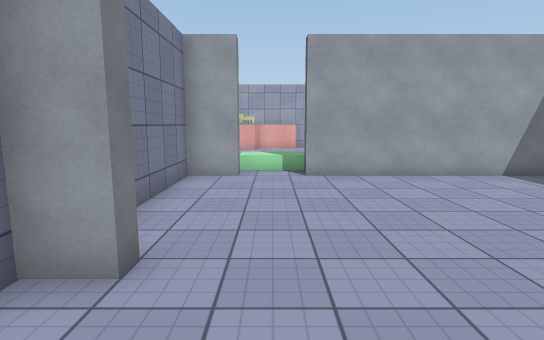
view 1 (above)

16 first-person views from a walk through a 3-D level made in the Unity game engine. The camera is 1.5 m above the floor, tilts 8° down and sees 80° across. The floor is counted in squares, 1 m on a side. Each view is taken from the middle of a square. On the plan, view 1 faces up. The plan holds only what a view shows up to about 15 squares ahead; the rest is blank. The place goes on beyond the plan. Surface patterns are stand-ins for the level's own textures.

view 2
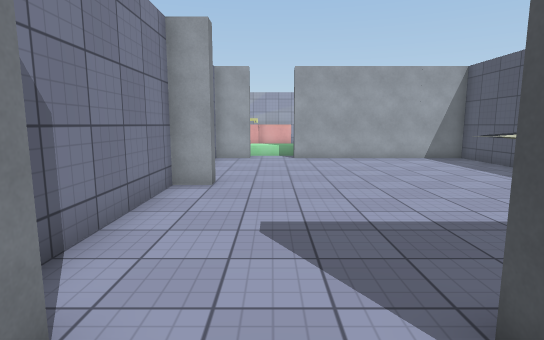

view 3
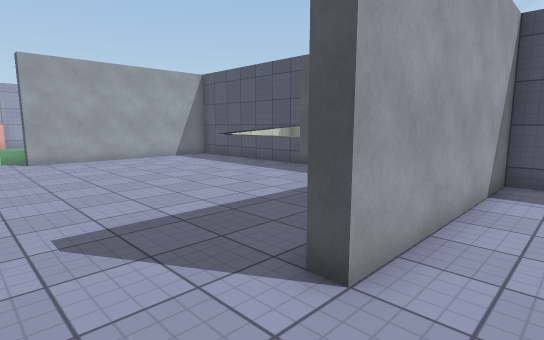

view 4
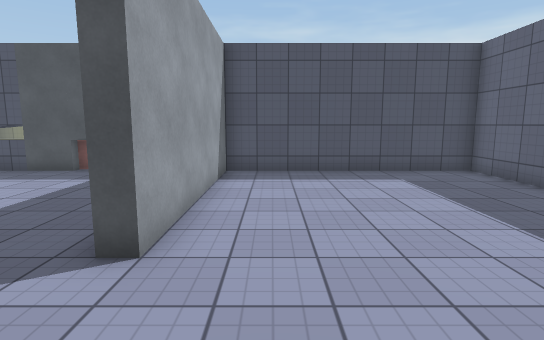

view 5
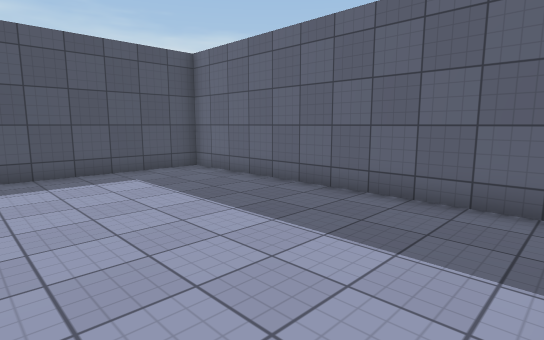

view 6
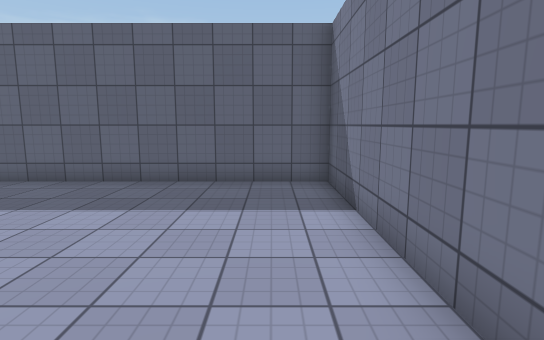

view 7
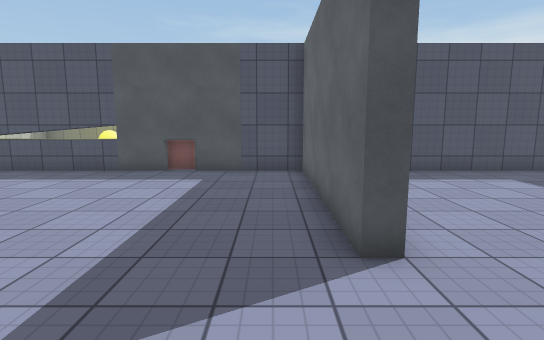

view 8
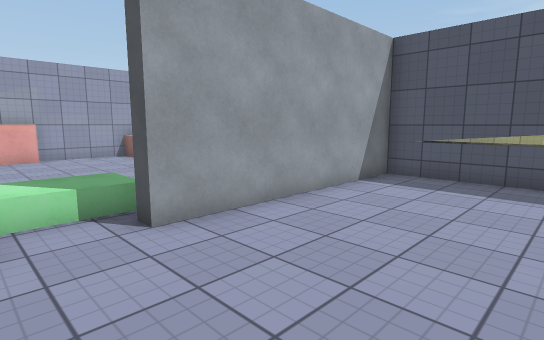

view 9
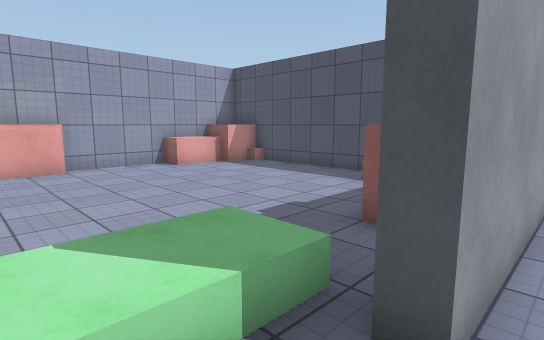

view 10
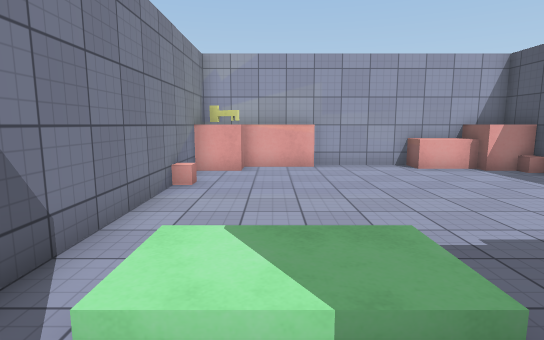

view 11
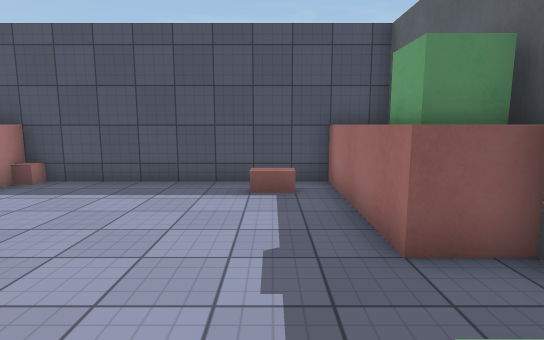

view 12
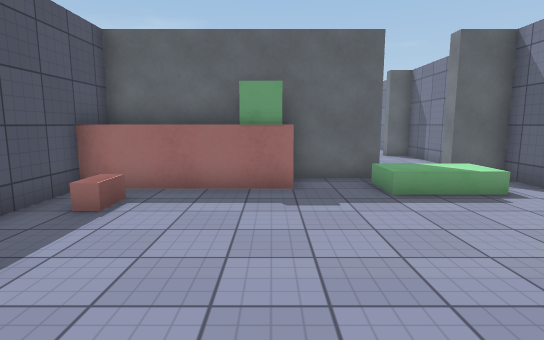

view 13
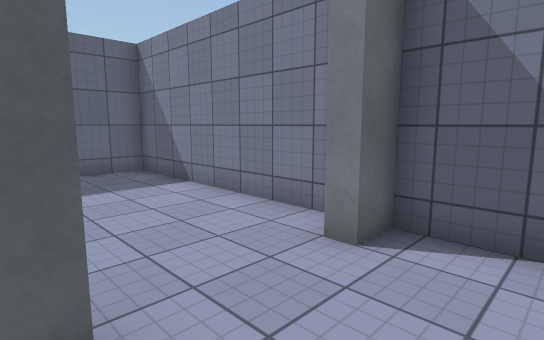

view 14
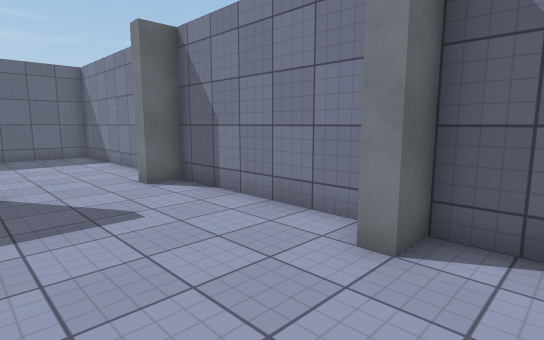

view 15
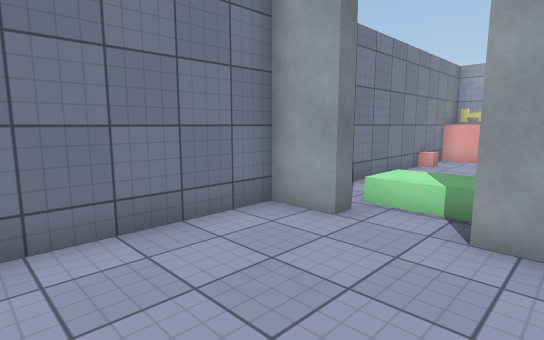

view 16
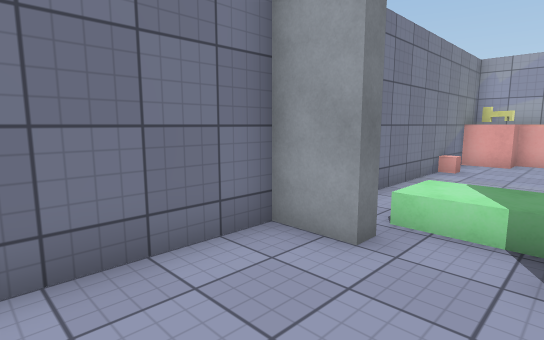

### Floor plan
Key: @ floor where view 1 was taken; # wall or solid block; . main floor; : floor 0.5 m higher than the main floor; / step, stairs or slope; = window, fence, low wall or low ledge; ^ raised ledge; O other object.
Columns run from 3 left of view 1 to 9 right of it. Each row starts with its distance up from view 1.
 21 #############
 20 #=^.....^^^^#
 19 #..........O#
 18 #...........#
 17 #...........#
 16 #...........#
 15 #...........#
 14 #...........#
 13 #.........O.#
 12 #.///.......#
 11 #./::..#^^^^#
 10 ##/.#########
  9 #...........#
  8 #...........#
  7 #...........#
  6 #...........#
  5 #...........#
  4 #...........^
  3 ##..........#
  2 #...........#
  1 #...........#
  0 #..@........#
 -1 #...........#
 -2 #...........#
 -3 ##...########
 -4 #...........#
 -5 #...........#
 -6 #...........#
 -7 #...........#
 -8 #...........#
 -9 #...........#
-10 #...........#
-11 #...........#
-12 #############

Where each view was taken, in squares from view 1:
view 1: 0 up, 0 right, facing up
view 2: 5 down, 0 right, facing up
view 3: 5 down, 1 left, facing up-right
view 4: 5 down, 2 left, facing right
view 5: 5 down, 2 left, facing down-right
view 6: 3 down, 1 left, facing down
view 7: 2 down, 2 left, facing right
view 8: 5 up, 1 left, facing up-right
view 9: 9 up, 1 left, facing up-right
view 10: 9 up, 0 right, facing up
view 11: 13 up, 0 right, facing right
view 12: 19 up, 4 right, facing down
view 13: 1 down, 2 right, facing down-left
view 14: 5 up, 2 right, facing down-left
view 15: 5 up, 2 right, facing up-left
view 16: 6 up, 1 right, facing up-left
